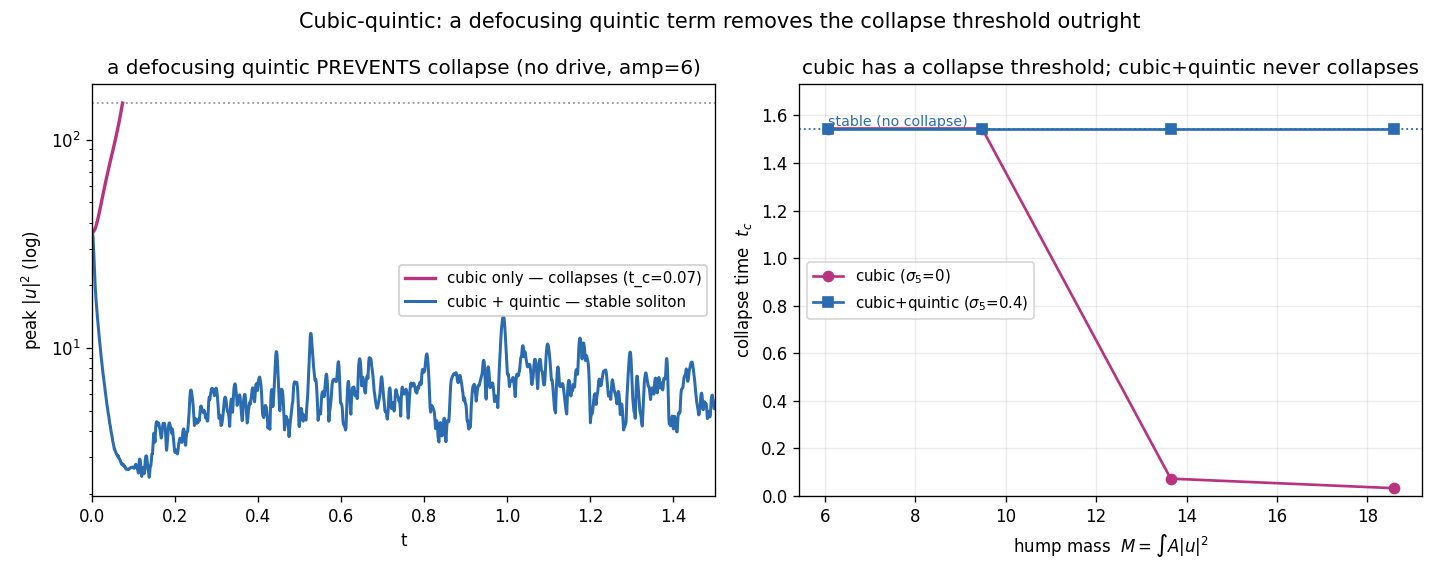

The script that saved this image:
"""
Frontier prototype 11: cubic-quintic -> GENUINE arrest of collapse (prevent, not delay).

The dynamical-control panels showed that breathing the geometry (nonlinearity
management) only *delays* a supercritical collapse -- a result made rigorous by
Li-Ning-Zhao (2025): nonlinearity management postpones blow-up, it need not prevent
it. The clean way to actually PREVENT 2-D collapse is a defocusing quintic term:
    i u_t = -Delta_g u + sigma3 |u|^2 u + sigma5 |u|^4 u ,   sigma3<0, sigma5>0.
The quintic repulsion switches on only at high density, halting the self-focusing
runaway -> a stable 2-D soliton with NO time-dependence, at ANY sigma5>0 (the energy
is then bounded below). We take the same hump that Townes-collapses under pure cubic
and show the quintic term removes the collapse threshold outright.
"""
import numpy as np
import scipy.sparse as sp
from scipy.sparse.linalg import splu
import matplotlib
matplotlib.use("Agg")
import matplotlib.pyplot as plt

from nls_lumpy_torus import build_operators, initial_condition, mass

OUT = "/home/thorax/nls_lumpy_torus"
PINK, BLUE, GOLD = "#b83280", "#2b6cb0", "#d69e2e"
PK_CAP = 150.0
WX, WTH = 0.35, 0.35


def cq_stepper(grid, dt, tol=1e-8, pmax=60):
    K, Mdiag = grid["K"], grid["Mdiag"]
    iM = sp.diags(1j * Mdiag)
    lu = splu((iM - 0.5 * dt * K).tocsc())
    rhs = (iM + 0.5 * dt * K).tocsr()

    def step(Un, s3, s5):
        base = rhs @ Un
        W = Un.copy()
        for _ in range(pmax):
            Uh = 0.5 * (W + Un)
            a2 = np.abs(Uh) ** 2
            Wn = lu.solve(base + dt * (Mdiag * ((s3 * a2 + s5 * a2 ** 2) * Uh)))
            if np.linalg.norm(Wn - W) / (np.linalg.norm(Wn) + 1e-300) < tol:
                W = Wn; break
            W = Wn
        return W
    return step


def run(grid, step, dt, amp, s3, s5, Tmax):
    """Collapse == peak crosses the cap / non-finite. (No Picard-iteration proxy: a
    stiff-but-stable cubic-quintic step can hit max iters without blowing up.)"""
    Mdiag = grid["Mdiag"]
    U = initial_condition(grid, amp=amp, xc=0.0, thc=np.pi, wx=WX, wth=WTH, k=0).ravel()
    m0 = mass(U, Mdiag); n = int(round(Tmax / dt))
    ts, pks = [0.0], [float(np.max(np.abs(U) ** 2))]; tc = None
    for i in range(1, n + 1):
        U = step(U, s3, s5)
        pk = float(np.max(np.abs(U) ** 2))
        ts.append(i * dt); pks.append(min(pk, PK_CAP))
        if (not np.isfinite(pk)) or pk > PK_CAP:
            tc = i * dt; break
    return np.array(ts), np.array(pks), tc, m0


if __name__ == "__main__":
    dt = 1e-3
    grid = build_operators(96, 96)
    step = cq_stepper(grid, dt)
    Tmax = 1.5
    S5 = 0.4

    print("hero (amp=6.0):", flush=True)
    tb, pb, tcb, m0 = run(grid, step, dt, 6.0, -1.0, 0.0, Tmax)
    print(f"  cubic only:       mass={m0:.1f}  t_c={tcb}  peak_max={pb.max():.1f}", flush=True)
    tq, pq, tcq, _ = run(grid, step, dt, 6.0, -1.0, S5, Tmax)
    print(f"  cubic+quintic(.4): t_c={tcq}  peak_max={pq.max():.1f}  peak_final={pq[-1]:.1f}", flush=True)

    amps = [4.0, 5.0, 6.0, 7.0]     # up to the density the implicit solver resolves cleanly
    tc_cubic, tc_cq, masses = [], [], []
    print("mass scan (cubic vs cubic+quintic):", flush=True)
    for a in amps:
        _, _, tcc, mm = run(grid, step, dt, a, -1.0, 0.0, Tmax)
        _, _, tcq2, _ = run(grid, step, dt, a, -1.0, S5, Tmax)
        masses.append(mm); tc_cubic.append(tcc); tc_cq.append(tcq2)
        print(f"  amp={a} mass={mm:5.1f}  cubic {'%.3f'%tcc if tcc else 'stable':>7}  "
              f"cubic+quintic {'%.3f'%tcq2 if tcq2 else 'stable'}", flush=True)

    fig, ax = plt.subplots(1, 2, figsize=(12, 4.8))
    axA = ax[0]
    axA.axhline(PK_CAP, color="0.6", ls=":", lw=1.1)
    axA.semilogy(tb, pb, color=PINK, lw=2.0, label=f"cubic only — collapses (t_c={tcb:.2f})")
    lbl = "cubic + quintic — " + ("stable soliton" if tcq is None else f"t_c={tcq:.2f}")
    axA.semilogy(tq, pq, color=BLUE, lw=1.8, label=lbl)
    axA.set_xlabel("t"); axA.set_ylabel(r"peak $|u|^2$ (log)"); axA.set_xlim(0, Tmax)
    axA.set_title(r"a defocusing quintic PREVENTS collapse (no drive, amp=6)")
    axA.legend(loc="center right", fontsize=9, framealpha=.92)

    Ssv = Tmax * 1.03
    axB = ax[1]
    yc = [t if t else Ssv for t in tc_cubic]
    yq = [t if t else Ssv for t in tc_cq]
    axB.plot(masses, yc, "-o", color=PINK, ms=6, lw=1.6, label=r"cubic ($\sigma_5$=0)")
    axB.plot(masses, yq, "-s", color=BLUE, ms=6, lw=1.6, label=rf"cubic+quintic ($\sigma_5$={S5})")
    axB.axhline(Ssv, color=BLUE, ls=":", lw=1.1)
    axB.text(masses[0], Ssv, "stable (no collapse)", fontsize=8.5, color=BLUE, va="bottom")
    axB.set_ylim(0, Ssv * 1.12)
    axB.set_xlabel(r"hump mass  $M=\int A|u|^2$"); axB.set_ylabel(r"collapse time  $t_c$")
    axB.set_title(r"cubic has a collapse threshold; cubic+quintic never collapses")
    axB.legend(loc="center left", fontsize=9); axB.grid(alpha=0.25)

    fig.suptitle("Cubic-quintic: a defocusing quintic term removes the collapse threshold outright",
                 fontsize=12.5)
    fig.tight_layout()
    fig.savefig(f"{OUT}/cubic_quintic.png", dpi=120)
    print("wrote cubic_quintic.png", flush=True)
